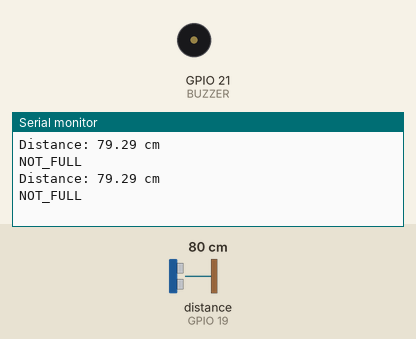
Simulated run of this sketch. Board: ESP32. Shown: buzzer (waves = sounding, pin HIGH), the last lines printed to the serial monitor. Wiring (inferred from the names in the program): ultrasonic range finder: trigger GPIO 18; echo GPIO 19. Inputs (shaded band) come from the test bench; at power-on: distance to the obstacle (sensor on GPIO 19) 80 cm. The echo pulse lasts 58.3 µs per cm; pins used as bus, display or sensor lines are not drawn.

Above: at 2.8 s.
2.9 s: distance to the obstacle (sensor on GPIO 19) set to 10 cm
At 4.8 s:
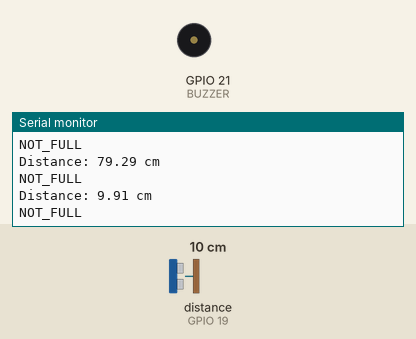
5.6 s: distance to the obstacle (sensor on GPIO 19) set to 7 cm
At 6.4 s:
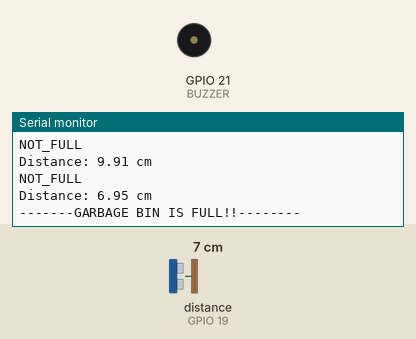
Timing chart, 0 to 8.6 s (numbered marks = the images above; inputs shaded):
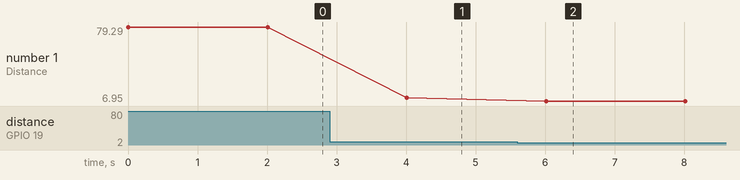

The sketch:

SGB_simple_logic.ino
```cpp
#include <WiFi.h>
#include <HTTPClient.h>

#define TRIG_PIN 18
#define ECHO_PIN 19
#define BUZZER 21

//const char* ssid = "SIDDHU";
//const char* password = "12345678";

long duration;
float distance;

void setup()
{
  pinMode(TRIG_PIN, OUTPUT);
  pinMode(ECHO_PIN, INPUT);
  pinMode(BUZZER, OUTPUT);

  Serial.begin(115200);

  // Connect to WiFi
  /*WiFi.begin(ssid, password);

  Serial.print("Connecting to WiFi");
  while (WiFi.status() != WL_CONNECTED)
  {
    delay(500);
    Serial.print(".");
  }

  Serial.println();
  Serial.println("WiFi Connected!");
  Serial.println("IP address: ");
  Serial.println(WiFi.localIP());
  */
}

float getDistance()
{
  digitalWrite(TRIG_PIN, LOW);
  delayMicroseconds(2);

  digitalWrite(TRIG_PIN, HIGH);
  delayMicroseconds(10);
  digitalWrite(TRIG_PIN, LOW);

  duration = pulseIn(ECHO_PIN, HIGH);

  return duration * 0.034 / 2;
}

void loop()
{
  distance = getDistance();

  Serial.print("Distance: ");
  Serial.print(distance);
  Serial.println(" cm");

  if (distance < 8)
  {
    Serial.println("-------GARBAGE BIN IS FULL!!--------");  // send signal to computer
  }
  else
  {
    Serial.println("NOT_FULL");
  }

  delay(2000);
}
```

Measured:
- the behaviour switches between 9 and 8 cm on distance to the obstacle (sensor on GPIO 19) (found by bisection; images 1 and 2)
- after the input at 2.9 s, the serial monitor: prints a new line after 1.1 s (image 1)
- after the input at 5.6 s, the serial monitor: prints a new line after 0.41 s (image 2)
- plotted number 1: 79.29 → 9.91 after the input at 2.9 s, 9.91 → 6.95 after the input at 5.6 s
